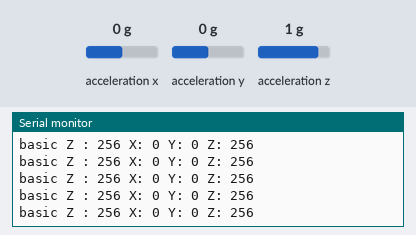
Simulated run of this sketch. Board: Arduino Uno, built with avr-gcc and run on an emulated ATmega328P. On the bench: the last lines printed to the serial monitor. Wiring (inferred from the names in the program): ADXL345 accelerometer at I2C address 0x53. Inputs (shaded band) come from the test bench; at power-on: acceleration z 1 g, acceleration x 0 g, acceleration y 0 g.

Above: at 2.2 s.
2.3 s: acceleration z set to -1.4 g
At 2.97 s:
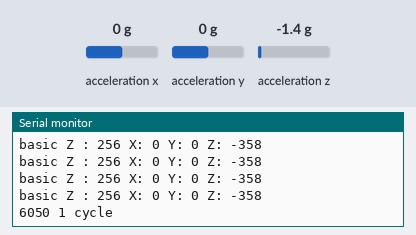
5.0 s: acceleration x set to -1.4 g
At 5.03 s:
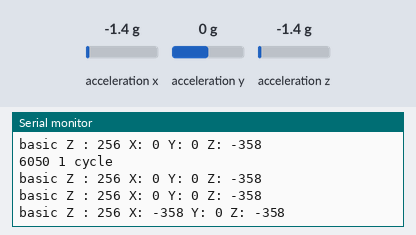
6.5 s: acceleration y set to -1.4 g
At 6.58 s:
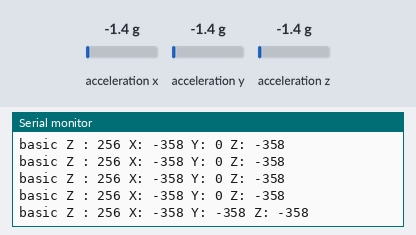

Measured:
- after the input at 2.3 s, the serial monitor: prints a new line after 0.05 s (image 1)
- after the input at 5.0 s, the serial monitor: prints a new line at once (image 2)
- after the input at 6.5 s, the serial monitor: prints a new line after 0.07 s (image 3)

The sketch:

up_down_test.ino
```cpp
/*
위로 한번 올라갔다 내려오는 동작 측정하기
위로 올라가면 z값이 작아지고, 내려올 경우 z값이 커진다.
*/

#include <Wire.h>
#define I2C_Add 0x53
#define POWER_CTL 0x2D
#define DATA_FORMAT 0x31
#define X_Axis 0x32
#define Y_Axis 0x34
#define Z_Axis 0x36
#define RANGE_2g 0
#define RANGE_4g 1
#define RANGE_8g 2
#define RANGE_16g 3

int basic_z = 0; // 기본 위치 설정
int cnt = 0;

void setup()
{
  Wire.begin();
  Serial.begin(9600);
  Init_ADXL345(RANGE_2g);
  Init_basic();
}

void loop()
{
  Serial.print("basic Z : ");
  Serial.print(basic_z);
  Serial.print(" X: ");
  Serial.print(Read_Axis(X_Axis));
  Serial.print(" Y: ");
  Serial.print(Read_Axis(Y_Axis));
  Serial.print(" Z: ");
  int z_value = Read_Axis(Z_Axis);
  Serial.println(z_value);
  delay(100);

  if (z_value < basic_z - 50) cnt++;
  else cnt = 0;

  if(cnt > 5)
  {
    while(basic_z - 5 <= Read_Axis(Z_Axis) && Read_Axis(Z_Axis) <= basic_z + 5);
    cnt = 0;
    Serial.println("6050 1 cycle");
  }
}

int Read_Axis(byte axis)
{
  int Data;

  Wire.beginTransmission(I2C_Add);
  Wire.write(axis);
  Wire.endTransmission();

  Wire.beginTransmission(I2C_Add);
  Wire.requestFrom(I2C_Add, 2);

  /* If data is available then read it (2 bytes) */
  if (Wire.available())
  {
    Data = (int)Wire.read();
    Data = Data  | (Wire.read() << 8);
  }
  else
  {
    Data = 0;
  }

  Wire.endTransmission();
  return Data;
}


void Init_ADXL345(byte range)
{
  Wire.beginTransmission(I2C_Add);

  /* Set the sensitivity of the module */
  Wire.write(DATA_FORMAT);
  Wire.write(range);
  Wire.endTransmission();

  /* Put the module into measurement mode to start taking measurements */
  Wire.beginTransmission(I2C_Add);
  Wire.write(POWER_CTL);
  Wire.write(0x08);

  Wire.endTransmission();
}

void Init_basic()
{
  int i;
  for (i = 0; i < 20; i++)
  {
    int z_value = Read_Axis(Z_Axis);
    basic_z += z_value;
    delay(50);
  }
  basic_z = (basic_z / 20);
}
```
